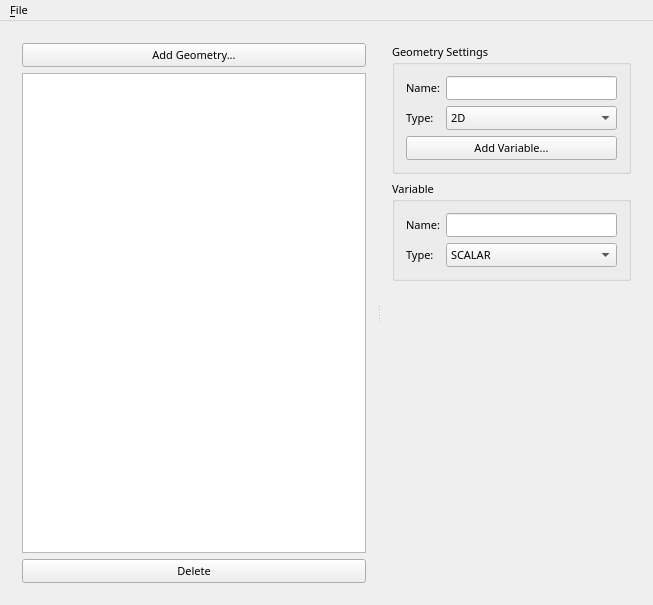
<ui version="4.0" >
 <class>CocaseEditorBase</class>
 <widget class="QMainWindow" name="CocaseEditorBase" >
  <property name="geometry" >
   <rect>
    <x>0</x>
    <y>0</y>
    <width>653</width>
    <height>605</height>
   </rect>
  </property>
  <property name="font" >
   <font>
    <family>Droid Sans</family>
    <pointsize>8</pointsize>
   </font>
  </property>
  <property name="windowTitle" >
   <string>cocase-editor</string>
  </property>
  <widget class="QWidget" name="widget" >
   <layout class="QVBoxLayout" >
    <item>
     <widget class="QSplitter" name="splitter2" >
      <property name="orientation" >
       <enum>Qt::Horizontal</enum>
      </property>
      <widget class="QFrame" name="frame3" >
       <property name="frameShape" >
        <enum>QFrame::NoFrame</enum>
       </property>
       <property name="frameShadow" >
        <enum>QFrame::Plain</enum>
       </property>
       <layout class="QVBoxLayout" >
        <item>
         <widget class="QPushButton" name="_addGeo" >
          <property name="text" >
           <string>Add Geometry...</string>
          </property>
         </widget>
        </item>
        <item>
         <widget class="QTreeView" name="listView1" />
        </item>
        <item>
         <widget class="QPushButton" name="_delItem" >
          <property name="text" >
           <string>Delete</string>
          </property>
         </widget>
        </item>
       </layout>
      </widget>
      <widget class="QFrame" name="frame4" >
       <property name="frameShape" >
        <enum>QFrame::NoFrame</enum>
       </property>
       <property name="frameShadow" >
        <enum>QFrame::Plain</enum>
       </property>
       <layout class="QVBoxLayout" >
        <item>
         <widget class="QGroupBox" name="groupBox1" >
          <property name="title" >
           <string>Geometry Settings</string>
          </property>
          <layout class="QGridLayout" >
           <item row="0" column="0" >
            <widget class="QLabel" name="textLabel2" >
             <property name="text" >
              <string>Name:</string>
             </property>
             <property name="wordWrap" >
              <bool>false</bool>
             </property>
            </widget>
           </item>
           <item row="0" column="1" >
            <widget class="QLineEdit" name="_geoName" />
           </item>
           <item row="1" column="1" >
            <widget class="QComboBox" name="_geoDim" >
             <item>
              <property name="text" >
               <string>2D</string>
              </property>
             </item>
             <item>
              <property name="text" >
               <string>3D</string>
              </property>
             </item>
            </widget>
           </item>
           <item row="2" column="0" colspan="2" >
            <widget class="QPushButton" name="_addVar" >
             <property name="text" >
              <string>Add Variable...</string>
             </property>
            </widget>
           </item>
           <item row="1" column="0" >
            <widget class="QLabel" name="textLabel1_2" >
             <property name="text" >
              <string>Type:</string>
             </property>
             <property name="wordWrap" >
              <bool>false</bool>
             </property>
            </widget>
           </item>
          </layout>
         </widget>
        </item>
        <item>
         <widget class="QGroupBox" name="groupBox2" >
          <property name="title" >
           <string>Variable</string>
          </property>
          <layout class="QGridLayout" >
           <item row="0" column="0" >
            <widget class="QLabel" name="textLabel2_2" >
             <property name="text" >
              <string>Name:</string>
             </property>
             <property name="wordWrap" >
              <bool>false</bool>
             </property>
            </widget>
           </item>
           <item row="0" column="1" >
            <widget class="QLineEdit" name="_varName" />
           </item>
           <item row="1" column="1" >
            <widget class="QComboBox" name="_varDim" >
             <item>
              <property name="text" >
               <string>SCALAR</string>
              </property>
             </item>
             <item>
              <property name="text" >
               <string>VECTOR</string>
              </property>
             </item>
            </widget>
           </item>
           <item row="1" column="0" >
            <widget class="QLabel" name="textLabel1_2_2" >
             <property name="text" >
              <string>Type:</string>
             </property>
             <property name="wordWrap" >
              <bool>false</bool>
             </property>
            </widget>
           </item>
          </layout>
         </widget>
        </item>
        <item>
         <spacer name="spacer1" >
          <property name="orientation" >
           <enum>Qt::Vertical</enum>
          </property>
          <property name="sizeType" >
           <enum>QSizePolicy::Expanding</enum>
          </property>
          <property name="sizeHint" stdset="0" >
           <size>
            <width>16</width>
            <height>16</height>
           </size>
          </property>
         </spacer>
        </item>
       </layout>
      </widget>
     </widget>
    </item>
   </layout>
  </widget>
  <widget class="QMenuBar" name="MenuBar" >
   <property name="geometry" >
    <rect>
     <x>0</x>
     <y>0</y>
     <width>653</width>
     <height>28</height>
    </rect>
   </property>
   <widget class="QMenu" name="fileMenu" >
    <property name="title" >
     <string>&amp;File</string>
    </property>
    <addaction name="fileNewAction" />
    <addaction name="fileOpenAction" />
    <addaction name="fileSaveAsAction" />
    <addaction name="separator" />
    <addaction name="separator" />
    <addaction name="fileExitAction" />
   </widget>
   <addaction name="fileMenu" />
  </widget>
  <action name="fileNewAction" >
   <property name="icon" >
    <iconset>
     <normaloff>image0</normaloff>image0</iconset>
   </property>
   <property name="text" >
    <string>&amp;New</string>
   </property>
   <property name="iconText" >
    <string>New</string>
   </property>
   <property name="shortcut" >
    <string>Ctrl+N</string>
   </property>
   <property name="name" stdset="0" >
    <cstring>fileNewAction</cstring>
   </property>
  </action>
  <action name="fileOpenAction" >
   <property name="icon" >
    <iconset>
     <normaloff>image1</normaloff>image1</iconset>
   </property>
   <property name="text" >
    <string>&amp;Open...</string>
   </property>
   <property name="iconText" >
    <string>Open</string>
   </property>
   <property name="shortcut" >
    <string>Ctrl+O</string>
   </property>
   <property name="name" stdset="0" >
    <cstring>fileOpenAction</cstring>
   </property>
  </action>
  <action name="fileSaveAsAction" >
   <property name="text" >
    <string>Save &amp;As...</string>
   </property>
   <property name="iconText" >
    <string>Save As</string>
   </property>
   <property name="shortcut" >
    <string/>
   </property>
   <property name="name" stdset="0" >
    <cstring>fileSaveAsAction</cstring>
   </property>
  </action>
  <action name="fileExitAction" >
   <property name="text" >
    <string>E&amp;xit</string>
   </property>
   <property name="iconText" >
    <string>Exit</string>
   </property>
   <property name="shortcut" >
    <string/>
   </property>
   <property name="name" stdset="0" >
    <cstring>fileExitAction</cstring>
   </property>
  </action>
 </widget>
 <layoutdefault spacing="6" margin="11" />
 <tabstops>
  <tabstop>_addGeo</tabstop>
  <tabstop>_geoName</tabstop>
  <tabstop>_geoDim</tabstop>
  <tabstop>_addVar</tabstop>
  <tabstop>_varName</tabstop>
  <tabstop>_varDim</tabstop>
  <tabstop>_delItem</tabstop>
 </tabstops>
 <resources/>
 <connections>
  <connection>
   <sender>fileNewAction</sender>
   <signal>activated()</signal>
   <receiver>CocaseEditorBase</receiver>
   <slot>fileNew()</slot>
   <hints>
    <hint type="sourcelabel" >
     <x>-1</x>
     <y>-1</y>
    </hint>
    <hint type="destinationlabel" >
     <x>20</x>
     <y>20</y>
    </hint>
   </hints>
  </connection>
  <connection>
   <sender>fileOpenAction</sender>
   <signal>activated()</signal>
   <receiver>CocaseEditorBase</receiver>
   <slot>fileOpen()</slot>
   <hints>
    <hint type="sourcelabel" >
     <x>-1</x>
     <y>-1</y>
    </hint>
    <hint type="destinationlabel" >
     <x>20</x>
     <y>20</y>
    </hint>
   </hints>
  </connection>
  <connection>
   <sender>fileSaveAsAction</sender>
   <signal>activated()</signal>
   <receiver>CocaseEditorBase</receiver>
   <slot>fileSaveAs()</slot>
   <hints>
    <hint type="sourcelabel" >
     <x>-1</x>
     <y>-1</y>
    </hint>
    <hint type="destinationlabel" >
     <x>20</x>
     <y>20</y>
    </hint>
   </hints>
  </connection>
  <connection>
   <sender>fileExitAction</sender>
   <signal>activated()</signal>
   <receiver>CocaseEditorBase</receiver>
   <slot>fileExit()</slot>
   <hints>
    <hint type="sourcelabel" >
     <x>-1</x>
     <y>-1</y>
    </hint>
    <hint type="destinationlabel" >
     <x>20</x>
     <y>20</y>
    </hint>
   </hints>
  </connection>
 </connections>
</ui>
